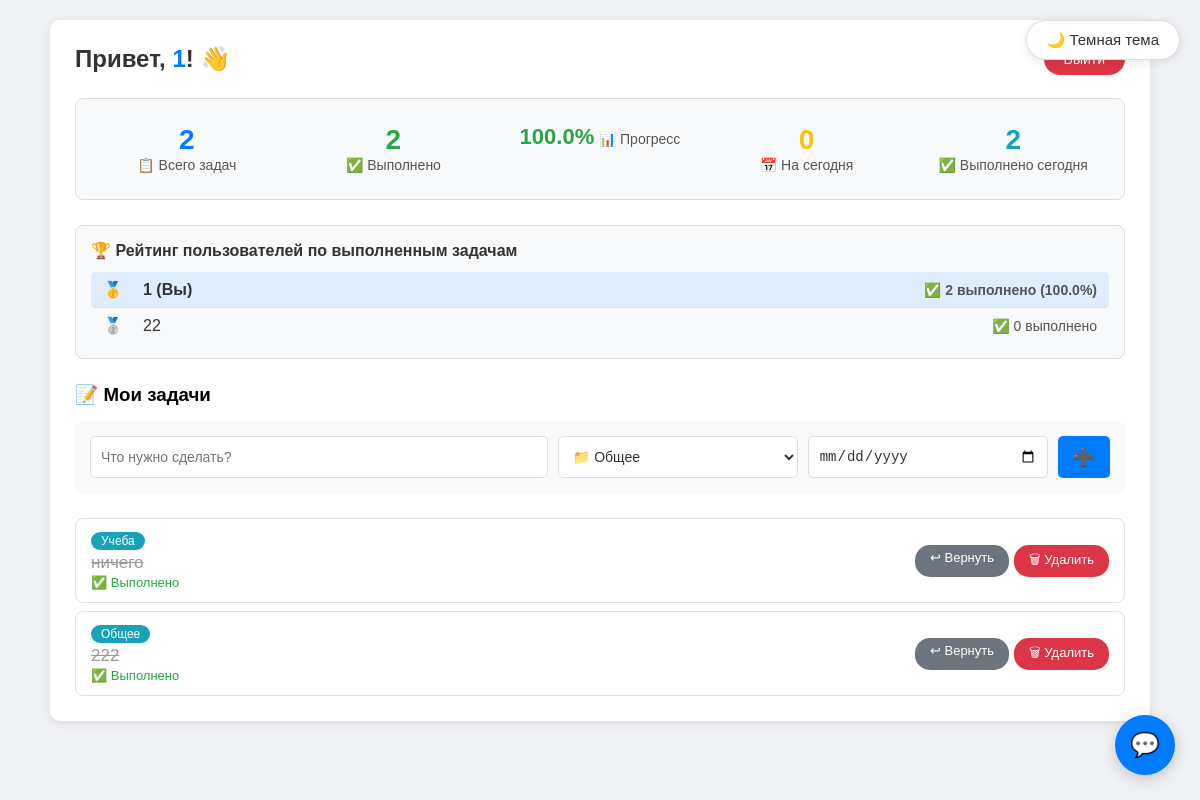
Screenshot of / (signed in) with the database file from the repository.
### main.py (models this page shows)
class User(db.Model):
    id = db.Column(db.Integer, primary_key=True)
    username = db.Column(db.String(150), unique=True, nullable=False)
    password = db.Column(db.String(150), nullable=False)
    todos = db.relationship('Todo', backref='user', lazy=True)
    messages = db.relationship('Message', backref='user', lazy=True)

class Todo(db.Model):
    id = db.Column(db.Integer, primary_key=True)
    title = db.Column(db.String(200), nullable=False)
    complete = db.Column(db.Boolean, default=False)
    category = db.Column(db.String(50), default='Общее')
    due_date = db.Column(db.Date, nullable=True)
    created_at = db.Column(db.DateTime, default=datetime.utcnow)
    completed_at = db.Column(db.DateTime, nullable=True)
    user_id = db.Column(db.Integer, db.ForeignKey('user.id'), nullable=False)

### main.py (the view)
@app.route('/')
def index():
    if 'user_id' not in session:
        return redirect(url_for('login'))
    todo_list = Todo.query.filter_by(user_id=session['user_id']).order_by(Todo.complete.asc(),
                                                                          Todo.due_date.asc()).all()
    chat_messages = Message.query.order_by(Message.timestamp.asc()).all()[-50:]
    all_users_stats = get_all_users_stats()
    return render_template('index.html',
                           todo_list=todo_list,
                           username=session['username'],
                           chat_messages=chat_messages,
                           all_users_stats=all_users_stats)

### templates/index.html (shortened to what this page needs)
<!DOCTYPE html>
<html lang="ru">
<head>
    <link rel="stylesheet" href="{{ url_for('static', filename='style.css') }}">
</head>
<body class="todo-page">
    <div class="todo-container" style="max-width: 1100px; margin: 0 auto; width: 100%;">
        <div class="todo-header">
            <h2>Привет, <span>{{ username }}</span>! 👋</h2>
            <div>
                <button id="theme-toggle" class="theme-toggle">🌙 Темная тема</button>
                <a href="/logout" class="btn-logout" style="text-decoration: none;">Выйти</a>
            </div>
        </div>
        {% set my_stats = all_users_stats|selectattr('is_current_user', 'equalto', true)|first %}
        {% if my_stats %}
        <div class="stats-container">
            <div class="stat-card">
                <span class="stat-number">{{ my_stats.total_tasks }}</span>
                <span class="stat-label">📋 Всего задач</span>
            </div>
            <div class="stat-card">
                <span class="stat-number" style="color: #28a745;">{{ my_stats.completed_tasks }}</span>
                <span class="stat-label">✅ Выполнено</span>
            </div>
            <div class="stat-card">
                <span class="stat-progress">{{ my_stats.completion_rate }}%</span>
                <span class="stat-label">📊 Прогресс</span>
            </div>
            <div class="stat-card">
                <span class="stat-number" style="color: #ffc107;">{{ my_stats.today_tasks }}</span>
                <span class="stat-label">📅 На сегодня</span>
            </div>
            <div class="stat-card">
                <span class="stat-number" style="color: #17a2b8;">{{ my_stats.completed_today }}</span>
                <span class="stat-label">✅ Выполнено сегодня</span>
            </div>
        </div>
        {% endif %}
        <div class="leaderboard-section">
            <h4>🏆 Рейтинг пользователей по выполненным задачам</h4>
            {% for user_stat in all_users_stats %}
            <div class="leaderboard-item {% if user_stat.is_current_user %}current-user{% endif %}">
                <span class="rank">
                    {% if user_stat.rank == 1 %}🥇
                    {% elif user_stat.rank == 2 %}🥈
                    {% elif user_stat.rank == 3 %}🥉
                    {% else %}#{{ user_stat.rank }}
                    {% endif %}
                </span>
                <span class="username">
                    {{ user_stat.username }}
                    {% if user_stat.is_current_user %} (Вы){% endif %}
                </span>
                <span class="user-stats">
                    ✅ {{ user_stat.completed_tasks }} выполнено
                    {% if user_stat.total_tasks > 0 %}
                    ({{ user_stat.completion_rate }}%)
                    {% endif %}
                </span>
            </div>
            {% endfor %}
        </div>
        <div class="todo-section">
            <h3 style="margin-bottom: 15px; display: flex; align-items: center; gap: 8px;">📝 Мои задачи</h3>
            <form action="/add" method="POST" class="add-form">
                <input type="text" name="title" placeholder="Что нужно сделать?" required>
                <select name="category">
                    <option value="Общее">📁 Общее</option>
                </select>
                <input type="date" name="due_date">
                <button type="submit" class="btn-add">➕</button>
            </form>
            <div class="todo-list" style="margin-top: 20px;">
                {% for todo in todo_list %}
                <div class="todo-item">
                    <div class="todo-info">
                        <span class="category">{{ todo.category }}</span>
                        {% if todo.complete %}
                            <span class="title done">{{ todo.title }}</span>
                        {% else %}
                            <span class="title">{{ todo.title }}</span>
                        {% endif %}
                        {% if todo.completed_at %}
                            <span class="due-date" style="color: #28a745;">✅ Выполнено</span>
                        {% endif %}
                    </div>
                    <div class="todo-actions">
                        {% if todo.complete %}
                            <a href="/complete/{{ todo.id }}" class="btn-complete undo">↩ Вернуть</a>
                        {% else %}
                            <a href="/complete/{{ todo.id }}" class="btn-complete">✓ Ок</a>
                        {% endif %}
                        <a href="/delete/{{ todo.id }}" class="btn-delete">🗑 Удалить</a>
                    </div>
                </div>
                {% else %}
                <div class="empty-message">
                    Задач пока нет. Добавьте первую! 🚀
                </div>
                {% endfor %}
            </div>
        </div>
    </div>
    <div class="chat-widget-container">
        <button class="chat-trigger-btn" id="openChatBtn">💬</button>
    </div>
</body>
</html>

### static/style.css (style rules this page uses)
:root { --bg-body: #f0f2f5; --bg-card: white; --bg-form: #f8f9fa; --bg-item: white; --bg-item-hover: #f8f9fa; --bg-empty: #f8f9fa; --text-primary: #333; --text-secondary: #555; --text-muted: #999; --text-light: #6c757d; --border-color: #ddd; --border-light: #e0e0e0; --shadow: 0 2px 10px rgba(0,0,0,0.1); --input-bg: white; --link-color: #007bff; }
* { margin: 0; padding: 0; box-sizing: border-box; }
body { font-family: Arial, sans-serif; background: var(--bg-body); min-height: 100vh; transition: background 0.3s, color 0.3s; }
.theme-toggle { position: fixed; top: 20px; right: 20px; background: var(--bg-card); border: 1px solid var(--border-color); border-radius: 30px; padding: 10px 20px; cursor: pointer; font-size: 15px; color: var(--text-primary); box-shadow: var(--shadow); z-index: 1000; transition: all 0.3s; }
.todo-page { padding: 20px; }
.todo-container { background: var(--bg-card); max-width: 800px; margin: 0 auto; padding: 25px; border-radius: 10px; box-shadow: var(--shadow); transition: background 0.3s, box-shadow 0.3s; }
.todo-header { display: flex; justify-content: space-between; align-items: center; margin-bottom: 25px; flex-wrap: wrap; gap: 10px; }
.todo-header h2 { color: var(--text-primary); font-size: 24px; margin: 0; }
.todo-header h2 span { color: #007bff; }
.todo-header .btn-logout { background: #dc3545; color: white; padding: 8px 20px; border-radius: 20px; text-decoration: none; font-size: 14px; transition: all 0.3s; }
.add-form { background: var(--bg-form); padding: 15px; border-radius: 8px; margin-bottom: 25px; display: flex; gap: 10px; flex-wrap: wrap; transition: background 0.3s; }
.add-form input, .add-form select { padding: 10px; border: 1px solid var(--border-color); border-radius: 5px; font-size: 14px; flex: 1; min-width: 120px; background: var(--input-bg); color: var(--text-primary); }
.add-form input[type="text"] { flex: 2; min-width: 180px; }
.add-form .btn-add { background: #007bff; color: white; border: none; padding: 10px 15px; border-radius: 5px; font-size: 18px; cursor: pointer; min-width: 50px; transition: all 0.3s; }
.todo-list { display: flex; flex-direction: column; gap: 8px; }
.todo-item { background: var(--bg-item); border: 1px solid var(--border-light); border-radius: 8px; padding: 12px 15px; display: flex; justify-content: space-between; align-items: center; flex-wrap: wrap; gap: 10px; transition: background 0.3s, border 0.3s; }
.todo-info { flex: 1; min-width: 180px; }
.todo-info .category { background: #17a2b8; color: white; padding: 2px 10px; border-radius: 12px; font-size: 12px; display: inline-block; margin-bottom: 3px; }
.todo-info .title { font-size: 17px; color: var(--text-primary); display: block; }
.todo-info .title.done { text-decoration: line-through; color: var(--text-muted); }
.todo-info .due-date { color: #dc3545; font-size: 13px; display: block; margin-top: 2px; }
.todo-actions { display: flex; gap: 5px; flex-wrap: wrap; }
.todo-actions a { padding: 5px 15px; border-radius: 15px; text-decoration: none; font-size: 13px; color: white; display: inline-block; transition: all 0.3s; }
.todo-actions .btn-complete { background: #28a745; }
.todo-actions .btn-complete.undo { background: #6c757d; }
.todo-actions .btn-delete { background: #dc3545; }
.chat-widget-container { position: fixed; bottom: 25px; right: 25px; z-index: 1000; font-family: inherit; }
.chat-trigger-btn { width: 60px; height: 60px; background: #007bff; color: white; border: none; border-radius: 50%; font-size: 24px; cursor: pointer; box-shadow: 0 4px 15px rgba(0,0,0,0.2); display: flex; align-items: center; justify-content: center; transition: transform 0.2s, background 0.2s; }

### rows the page displays
User: username "22", completed_tasks "0"
Todo: category "Учеба", title "ничего", shows "✅ Выполнено"
Todo: category "Общее", title "222", shows "✅ Выполнено"

### other values shown
{{ username }} "1"
{{ my_stats.total_tasks }} "2"
{{ my_stats.completed_tasks }} "2"
{{ my_stats.completion_rate }} "100.0"
{{ my_stats.today_tasks }} "0"
{{ my_stats.completed_today }} "2"
{{ user_stat.username }} "1"
{{ user_stat.completed_tasks }} "2"
{{ user_stat.completion_rate }} "100.0"
